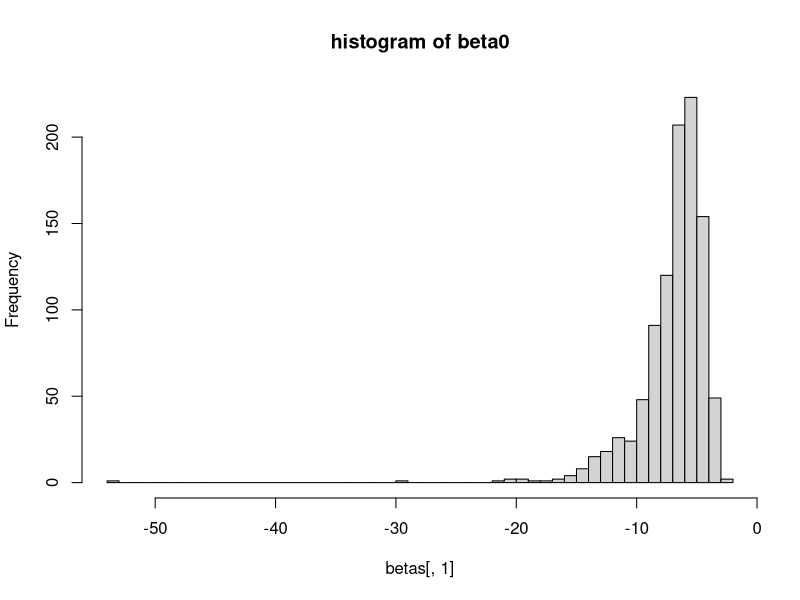
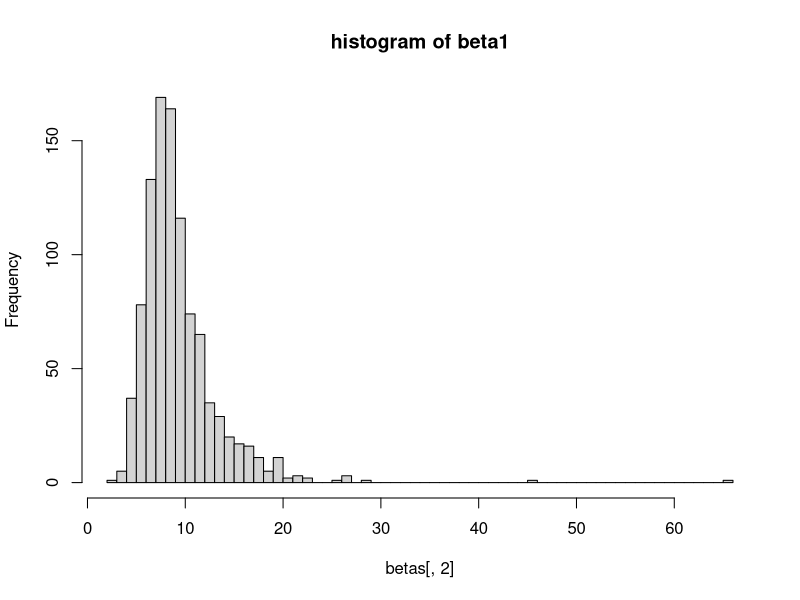
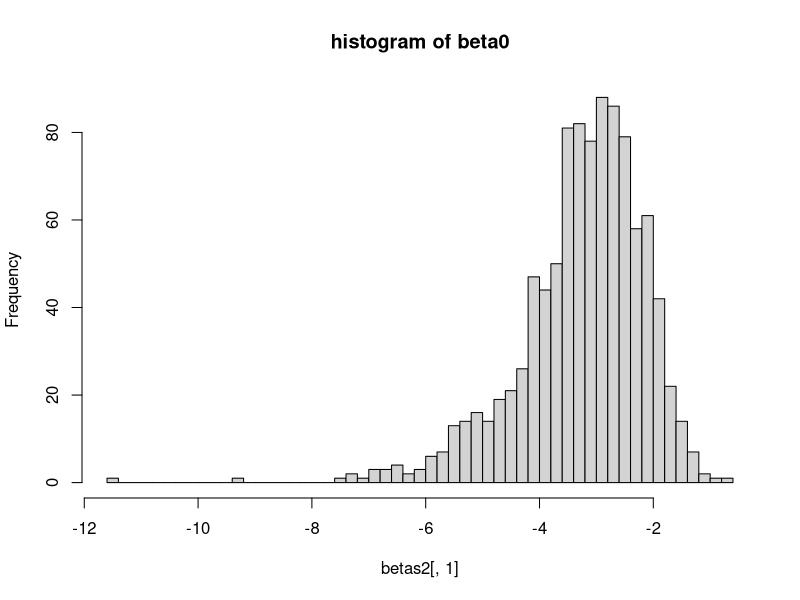
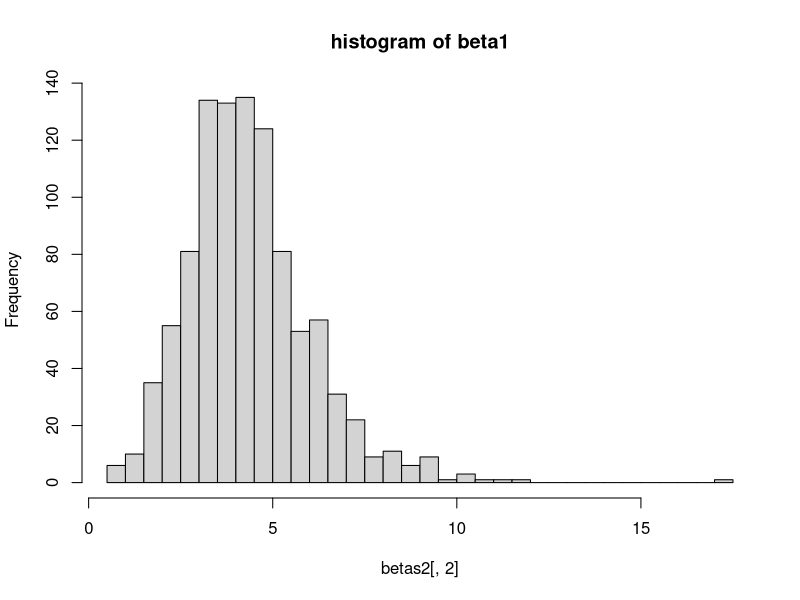

Reproduce these figures in R, in order.
## ---- chunk 1
knitr::opts_chunk$set(
    echo = TRUE,
    warning = FALSE,
    message = FALSE)
## ---- chunk 2
# create a vector of the 51 x values which are incremented by 0.2
x <- seq(0, 1, by = 0.02)
# formula
eta <- - 6 + 8 * x

# Bernouli trials
y <- rbinom(length(eta), 1, 1/(1+exp(-eta)))

length(y)
table(y)

# check the summary to get beta0 and beta1
summary(glm(y ~ x, family = "binomial"))$coefficients[,1]

# get histogram
betas <- matrix(NA, 1000, 2)
for (i in 1:1000) {
  y <- rbinom(length(eta), 1, 1/(1+exp(-eta)))
  betas[i, ] <- summary(glm(y ~ x, family = "binomial"))$coefficients[, 1]
}
## histogram of Intercept
hist(betas[, 1], br = 50, main = "histogram of beta0")
## histogram of x
hist(betas[, 2], br = 50, main = "histogram of beta1")
summary(betas[, 1])
summary(betas[, 2])
## ---- chunk 3
eta2 <- -3 + 4 * x
# Bernouli trials
y2 <- rbinom(length(eta), 1, 1/(1+exp(-eta)))

length(y2)
table(y2)

# check the summary to get beta0 and beta1
summary(glm(y2 ~ x, family = "binomial"))$coefficients[, 1]

# get histogram
betas2 <- matrix(NA, 1000, 2)
for(i in 1:1000) {
  y2 <- rbinom(length(eta), 1, 1/(1+exp(-eta2)))
  betas2[i, ] <- summary(glm(y2 ~ x, family = "binomial"))$coefficients[, 1]
}
summary(betas2[, 1])
summary(betas2[, 2])

## histogram of Intercept
hist(betas2[, 1], br = 50, , main = "histogram of beta0")
## histogram of x
hist(betas2[, 2], br = 50, , main = "histogram of beta1")
## ---- chunk 4
x <- seq(0, 1, by = 0.02)
# calculate the probability of cdf
p <- plogis(- 6 + 8 * x)
# calculate the variance
v <- p * (1 - p)

# calculate Hessian
h <- rbind(1, x) %*%
    diag(v) %*%
    cbind(1, x)
solve(h)
## ---- chunk 5
x <- seq(0, 1, by = 0.02)
# calculate the probability of cdf
p <- plogis(- 3 + 4 * x)
# calculate the variance
v <- p * (1 - p)

# calculate Hessian
h <- rbind(1, x) %*%
    diag(v) %*%
    cbind(1, x)
solve(h)
